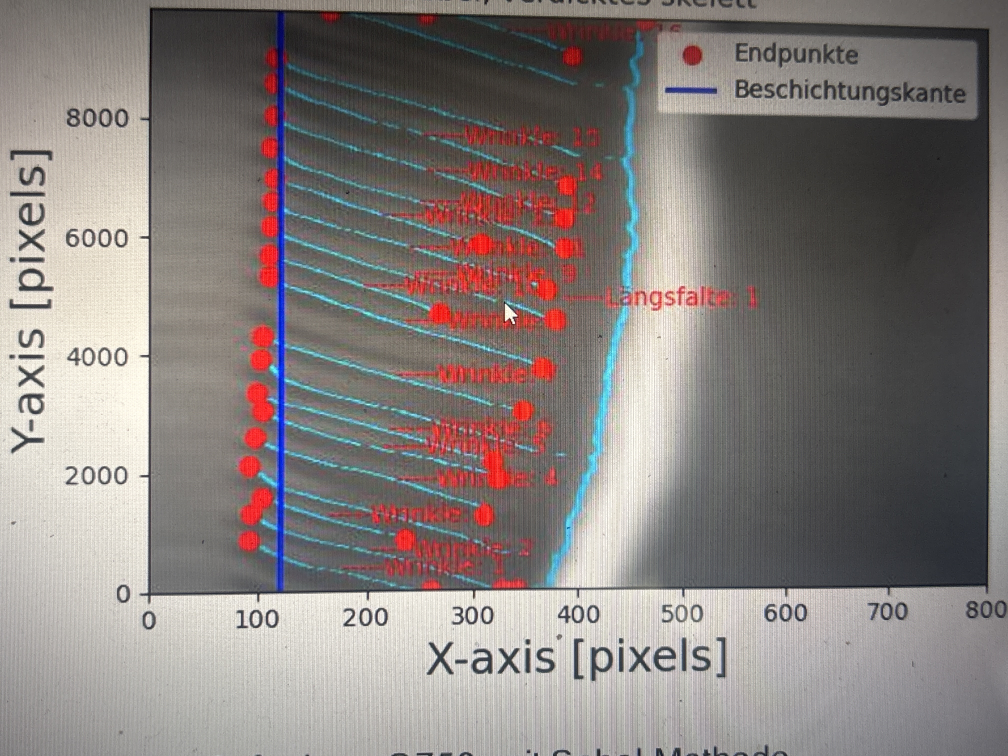
#> input picture sample.jpg, 4032 x 3024 px (shown at 1/4 size); its folder holds only this picture in this run
$ python -i wrinkle_aux_funcs.py   (imports and definitions only)
#> lines starting #> are read from the running program, lines starting #| are printed output that depends on the picture
### wrinkle/functions.py
# import subprocess as sp
from docx import Document
import os
import tkinter as tk
from tkinter import messagebox
import globals as vars
import LJXAwrap
import queue
import ctypes
import sys
from multiprocessing import Process, Value, Array, Queue, Pipe, Manager, current_process
import numpy as np
import threading
import pandas as pd
from datetime import datetime, timezone
from influxdb_client import InfluxDBClient, Point
from influxdb_client.client.write_api import SYNCHRONOUS
import pytz
from influxdb_client.client.flux_table import FluxTable
import matplotlib.pyplot as plt
from scipy.ndimage import gaussian_filter, maximum_filter
from scipy.signal import savgol_filter
import random
import time
import customtkinter as ctk
import wrinkle_aux_funcs as wrinkle_aux

from openpyxl import Workbook
from openpyxl.drawing.image import Image
from openpyxl.utils.dataframe import dataframe_to_rows
from configparser import ConfigParser
# from wrinkle_detection_new import frangi_core
# at the top with the other imports
import globals as vars
import numpy as np
import pandas as pd


# ---- Defaults so PyCharm knows these names exist (override later from config.ini) ----
WRINKLE_PIPELINE: str = "GABOR45"   # or "FRANGI"
TH_PERCENTILE: float = 96.0
GABOR_SIGMA: float = 2.0
GABOR_FREQ: float = 0.08

WR_DIAG_CENTER_DEG: float = 45.0
WR_DIAG_TOL_DEG: float = 12.0
WR_EDGE_MARGIN_PX: int = 10
WR_MIN_LEN_PX: int = 16
WR_AR_MIN: float = 2.0


import configparser

# --- load config.ini once ---
config = configparser.ConfigParser()
config.read("config.ini")


# [59 lines left out: functions _load_heightmap_table, detect_wrinkles_tophat_thesis, not called in this run]


def _read_csv_robust_thesis(file_path):
    return _read_heightmap_table(file_path)


# === WRINKLE PIPELINE CONSTANTS (module-level) ===
# Read from [thresholds] in config.ini, with robust fallbacks.
# ---- compact config override for [thresholds] ----
def _cfg_or_existing(name, getter, keys, default):
    """
    If global NAME already exists, keep it.
    Else, read the first existing key from `keys` (list of alternatives) in [thresholds],
    cast via the provided `getter` (e.g., config.getfloat), else use default.
    """
    if name in globals():
        return globals()[name]
    for key in keys:
        if config.has_option('thresholds', key):
            return getter('thresholds', key, fallback=default)
    return default

WRINKLE_PIPELINE = _cfg_or_existing(
    'WRINKLE_PIPELINE',
    lambda s,k,**kw: config.get(s, k, **kw).upper(),
    ['WRINKLE_PIPELINE', 'wrinkle_pipeline'],
    'GABOR45'
)

TH_PERCENTILE = _cfg_or_existing(
    'TH_PERCENTILE', config.getfloat,
    ['TH_PERCENTILE', 'th_percentile'],
    96.0
)

GABOR_SIGMA = _cfg_or_existing(
    'GABOR_SIGMA', config.getfloat,
    ['GABOR_SIGMA', 'gabor_sigma'],
    2.0
)

GABOR_FREQ = _cfg_or_existing(
    'GABOR_FREQ', config.getfloat,
    ['GABOR_FREQ', 'gabor_freq'],
    0.08
)

WR_DIAG_CENTER_DEG = _cfg_or_existing(
    'WR_DIAG_CENTER_DEG', config.getfloat,
    ['WR_DIAG_CENTER_DEG', 'wr_diag_center_deg'],
    45.0
)

WR_DIAG_TOL_DEG = _cfg_or_existing(
    'WR_DIAG_TOL_DEG', config.getfloat,
    ['WR_DIAG_TOL_DEG', 'wr_diag_tol_deg'],
    12.0
)

WR_EDGE_MARGIN_PX = _cfg_or_existing(
    'WR_EDGE_MARGIN_PX', config.getint,
    ['WR_EDGE_MARGIN_PX', 'wr_edge_margin_px'],
    10
)

WR_MIN_LEN_PX = _cfg_or_existing(
    'WR_MIN_LEN_PX', config.getint,
    ['WR_MIN_LEN_PX', 'wr_min_len_px'],
    16
)

WR_AR_MIN = _cfg_or_existing(
    'WR_AR_MIN', config.getfloat,
    ['WR_AR_MIN', 'wr_ar_min'],
    2.0
)

# ===== Canonical thresholds (single source of truth) =====

DEFAULTS = dict(
    WRINKLE_PIPELINE='GABOR45',
    TH_PERCENTILE=96.0,
    GABOR_SIGMA=2.0,
    GABOR_FREQ=0.08,

    WR_DIAG_CENTER_DEG=45.0,
    WR_DIAG_TOL_DEG=12.0,
    WR_EDGE_MARGIN_PX=10,
    WR_MIN_LEN_PX=16,
    WR_AR_MIN=2.0,
    WR_MAX_ANGLE_DEG=45.0,

    LF_MIN_LEN_PX=60,
    LF_AR_MIN=2.5,
    LF_MAX_ANGLE_DEG=20.0,
    LF_EDGE_MARGIN=0,

    ECC_MIN=0.95,
    VESSEL_MIN=0.0,
)

# Read thresholds from [thresholds] (case-insensitive), with sensible fallbacks.
WRINKLE_PIPELINE = config.get('thresholds', 'WRINKLE_PIPELINE',
                              fallback=DEFAULTS['WRINKLE_PIPELINE']).upper()
TH_PERCENTILE    = config.getfloat('thresholds', 'TH_PERCENTILE',
                                   fallback=DEFAULTS['TH_PERCENTILE'])
GABOR_SIGMA      = config.getfloat('thresholds', 'GABOR_SIGMA',
                                   fallback=DEFAULTS['GABOR_SIGMA'])
GABOR_FREQ       = config.getfloat('thresholds', 'GABOR_FREQ',
                                   fallback=DEFAULTS['GABOR_FREQ'])

# keep backward-compat with older lowercase keys if present
WR_DIAG_CENTER_DEG = config.getfloat('thresholds', 'WR_DIAG_CENTER_DEG',
    fallback=config.getfloat('thresholds', 'wr_diag_center_deg',
                             fallback=DEFAULTS['WR_DIAG_CENTER_DEG']))
WR_DIAG_TOL_DEG    = config.getfloat('thresholds', 'WR_DIAG_TOL_DEG',
    fallback=config.getfloat('thresholds', 'wr_diag_tol_deg',
                             fallback=DEFAULTS['WR_DIAG_TOL_DEG']))
WR_EDGE_MARGIN_PX  = config.getint('thresholds', 'WR_EDGE_MARGIN_PX',
    fallback=config.getint('thresholds', 'wr_edge_margin_px',
                           fallback=DEFAULTS['WR_EDGE_MARGIN_PX']))
WR_MIN_LEN_PX      = config.getint('thresholds', 'WR_MIN_LEN_PX',
    fallback=config.getint('thresholds', 'wr_min_len_px',
                           fallback=DEFAULTS['WR_MIN_LEN_PX']))
WR_AR_MIN          = config.getfloat('thresholds', 'WR_AR_MIN',
    fallback=config.getfloat('thresholds', 'wr_ar_min',
                             fallback=DEFAULTS['WR_AR_MIN']))
WR_MAX_ANGLE_DEG   = config.getfloat('thresholds', 'WR_MAX_ANGLE_DEG',
                                     fallback=DEFAULTS['WR_MAX_ANGLE_DEG'])

LF_MIN_LEN_PX    = config.getint  ('thresholds', 'LF_MIN_LEN_PX',   fallback=DEFAULTS['LF_MIN_LEN_PX'])
LF_AR_MIN        = config.getfloat('thresholds', 'LF_AR_MIN',       fallback=DEFAULTS['LF_AR_MIN'])
LF_MAX_ANGLE_DEG = config.getfloat('thresholds', 'LF_MAX_ANGLE_DEG',fallback=DEFAULTS['LF_MAX_ANGLE_DEG'])
LF_EDGE_MARGIN   = config.getint  ('thresholds', 'LF_EDGE_MARGIN',  fallback=DEFAULTS['LF_EDGE_MARGIN'])

ECC_MIN   = config.getfloat('thresholds', 'ECC_MIN',   fallback=DEFAULTS['ECC_MIN'])
VESSEL_MIN= config.getfloat('thresholds', 'VESSEL_MIN',fallback=DEFAULTS['VESSEL_MIN'])

# Back-compat aliases expected elsewhere
AR_MIN = WR_AR_MIN
EDGE_MARGIN_PX = WR_EDGE_MARGIN_PX

# =============================================================================


# ---------- PATCH B: Wrinkle overlay helpers ----------
# [1524 lines left out: functions _plot_centroids, _RUN_NEW_DIAGONAL_PIPELINE, _ensure_measure_columns, apply_wrinkle_strict_filter, apply_fold_strict_filter_old, _prep_overlay and 34 more, not called in this run]


# ==== Strict wrinkle/fold filter (add once) ====
import numpy as np
import pandas as pd

"""# Tunables
WR_MIN_LEN_PX    = 20     # min length (px)
WR_MAX_ANGLE_DEG = 35     # |angle| must be <= this (wrinkles ~ horizontal)
EDGE_MARGIN_PX   = 4     # px away from coating edge (x_edge)
AR_MIN           = 2.0    # aspect ratio = length/width
ECC_MIN          = 0.95   # if no AR, use eccentricity fallback
VESSEL_MIN       = 0.00   # min vesselness_mean (if present)"""


# [111 lines left out: functions _derive_lengths_from_row, apply_wrinkle_strict_filter_old, not called in this run]


# ===============================================

# ====== FOLD (Längsfalten) STRICT FILTER ======
"""# Tunables for folds (horizontal wide bands)
LF_MIN_LEN_PX    = 100     # folds should be long; raise to 180–220 if still noisy
LF_AR_MIN        = 4.0     # very elongated
LF_MAX_ANGLE_DEG = 12      # near 0° (horizontal)
LF_EDGE_MARGIN   = 0       # px from coating edge (0 = off)"""


# [160 lines left out: functions apply_fold_strict_filter, detect_wrinkles_hough, not called in this run]


# ==============================================


# ---------- STRICT DEBUG HELPERS ----------
def _len_df(df):
    return 0 if (df is None or getattr(df, "empty", True)) else int(len(df))


# [94 lines left out: functions _plot_points, _strict_filter, _diag_footprint, _bridge_diagonal_gaps, _gabor_diag_response_multi, not called in this run]

# ====== BEGIN DIAGONAL-DETECTOR HELPERS (safe to paste once) ======
# (Adds the exact helpers your editor marks as 'unresolved reference')

# --- imports needed by the helpers (no-op if already imported) ---
try:
    from scipy.ndimage import gaussian_filter, binary_fill_holes
except Exception:
    from scipy.ndimage import gaussian_filter
    # binary_fill_holes may not exist in older SciPy; skimage can do it
    try:
        from skimage.morphology import binary_fill_holes  # type: ignore
    except Exception:
        pass

try:
    from skimage.filters import gabor
except Exception:
    pass

try:
    from skimage.morphology import (
        binary_opening, binary_closing, binary_dilation,
        remove_small_objects, disk, erosion, skeletonize
    )
except Exception:
    pass

try:
    from skimage.measure import label, regionprops_table
except Exception:
    pass

import numpy as np
import pandas as pd

# --- helpers (define only if missing) ---
if "_to_numeric_frame" not in globals():
    def _to_numeric_frame(df: pd.DataFrame) -> pd.DataFrame:
        """Coerce all cells to numeric, bad values -> NaN."""
        return df.apply(pd.to_numeric, errors="coerce")

if "_fill_nans_columnwise" not in globals():
    # [19 lines left out: function _fill_nans_columnwise, not called in this run]

if "_compute_coating_core_mask" not in globals():
    # [49 lines left out: function _compute_coating_core_mask, not called in this run]
# ====== END DIAGONAL-DETECTOR HELPERS ======

# delete this line
print("[diag] call_wrinkle_detection_manual running from:", __file__)
# or
# [2 lines that do not run on import are left out]


# === Diagonal-only helpers & unified pipeline (FRANGI / GABOR45) ===
# [332 lines left out: functions _angle_band_mask, _wrinkle_mask_frangi, _wrinkle_mask_gabor45, detect_wrinkles_pipeline, _read_heightmap_table__hotfix, _viz_contrast and 4 more, not called in this run]

# --- manual entrypoint: read → crop → detect → draw (always shows something if present) ---

def add_terminal_ok(terminal, text):
    add_terminal_line(terminal, f"OK: {text}")

def add_terminal_warn(terminal, text):
    add_terminal_line(terminal, f"WARN: {text}")

def add_terminal_error(terminal, text):
    add_terminal_line(terminal, f"ERROR: {text}")
# ================= END TERMINAL HELPER SHIMS =================


# --- Backwards compatibility aliases ---
# [6 lines left out: function detect_wrinkles_tophat_thesis, not called in this run]


import numpy as np

# [699 lines left out: functions _as_xy, _filter_diagonal_slivers, detect_wrinkles_edgecast, _estimate_coating_edge_polyline, _clean_wrinkle_lines, ALT_call_wrinkle_detection_manual and 1 more, not called in this run]

### wrinkle/wrinkle_aux_funcs.py
import os
import numpy as np
import pandas as pd
from scipy.ndimage import minimum_filter, maximum_filter, laplace, binary_dilation, label, convolve, sobel, \
    binary_fill_holes, binary_erosion, gaussian_filter1d
import time
import matplotlib.pyplot as plt
from skimage.morphology import binary_opening, rectangle, opening, binary_closing, remove_small_objects, \
    skeletonize  # ,binary_erosion
from skimage.measure import regionprops_table
from sklearn.preprocessing import MinMaxScaler
from scipy import stats
from itertools import combinations
import functions as funcs


# [772 lines left out: functions detect_coating_edge, equalize_rows, calculate_median_mean_diff_uncoated, laengsfalten_detection_top_hat, wrinkle_detection_top_hat, get_regression_angle_and_deviation and 5 more, not called in this run]

>>> import cv2
>>> picture = cv2.imread('../sample.jpg', cv2.IMREAD_GRAYSCALE)
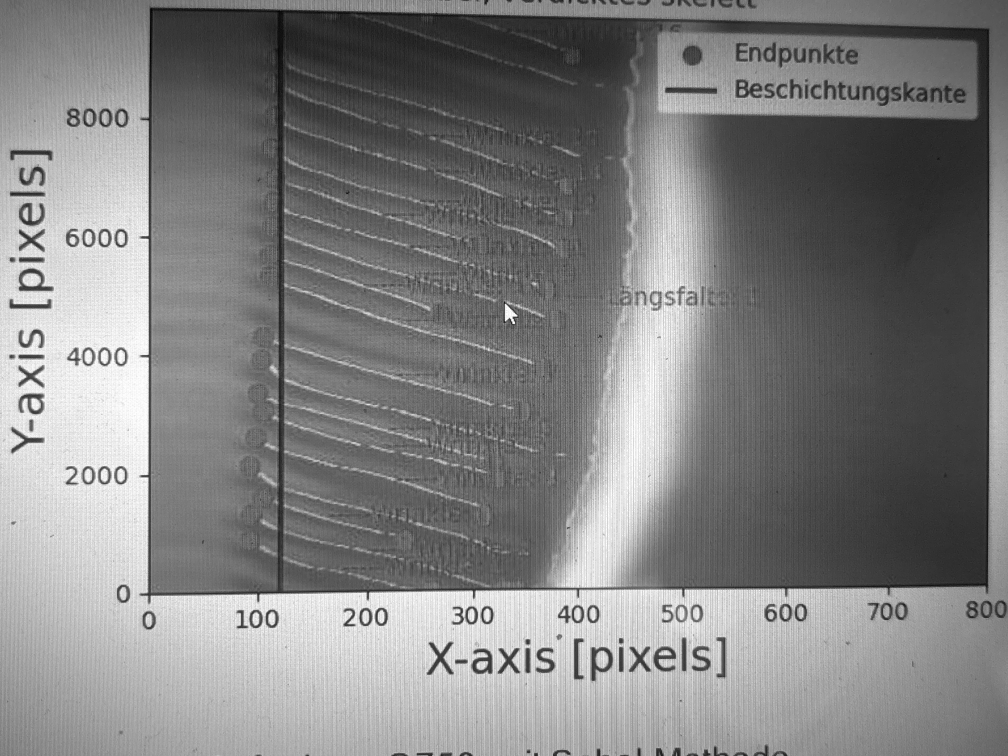
#> picture: shape (3024, 4032) (shown at 1/4 size); min 0, max 255, mean 128.5
>>> result = laengsfalten_detection_top_hat(picture)
#> (the run stopped early here; a loop or call above may not have finished)
